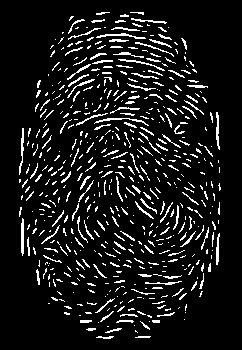
#> input picture Fingerprint module/filterimg1.jpg, 242 x 350 px
$ python -i code2.py   (imports and definitions only)   (older library calls are emulated)
#> lines starting #> are read from the running program, lines starting #| are printed output that depends on the picture; after the words box and inside, x2 and y2 are one past the last pixel; in counts of white or black regions, pixels touching at a corner belong together
import cv2
import numpy as np
import skimage.morphology
import skimage
import scipy
from skimage.morphology import convex_hull_image, erosion
from skimage.morphology import square

def getpoints(img, mask):
    img = img == 255;
    (rows, cols) = img.shape;
    Term = np.zeros(img.shape);
    Bif = np.zeros(img.shape);
    aa=(cols-100)/2
    for i in range(125,rows-125):
        for j in range(100,cols-100):
            if(img[i][j] == 1):
                block = img[i-1:i+2,j-1:j+2];
                block_val = np.sum(block);
                if(block_val == 2):
                    Term[i,j] = 1;
                elif(block_val == 4):
                    Bif[i,j] = 1;
    mask = convex_hull_image(mask>0)
    mask = erosion(mask, square(5))
    minutiaeTerm = np.uint8(mask)*Term
    return(Term, Bif)

def BadMinutiae(minutiaeList, img, thresh):
    img = img * 0;
    SpuriousMin = [];
    numPoints = len(minutiaeList);
    D = np.zeros((numPoints, numPoints))
    for i in range(1,numPoints):
        for j in range(0, i):
            (X1,Y1) = minutiaeList[i]['centroid']
            (X2,Y2) = minutiaeList[j]['centroid']
            dist = np.sqrt((X2-X1)**2 + (Y2-Y1)**2);
            D[i][j] = dist
            if(dist < thresh):
                SpuriousMin.append(i)
                SpuriousMin.append(j)
    SpuriousMin = np.unique(SpuriousMin)
    for i in range(0,numPoints):
        if(not i in SpuriousMin):
            (X,Y) = np.int16(minutiaeList[i]['centroid']);
            img[X,Y] = 1;
    img = np.uint8(img);
    return(img)


def main():

    img = cv2.imread('filterimg1.jpg',0);
#> img is the input picture: shape (350, 242); min 0, max 255, mean 26.2
    #cv2.imshow('assadaad',img);
    img = np.uint8(img>128);
#> img: shape (350, 242); values 0 (black) and 1 (white), 9.6% white in thin lines or dots, all inside (x1, y1, x2, y2) = (19, 12, 221, 339)
    #cv2.imshow('assadd',img);
    skel = skimage.morphology.skeletonize(img)
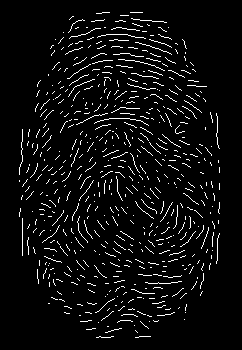
#> skel: shape (350, 242) bool; 5.2% white in thin lines or dots, all inside (x1, y1, x2, y2) = (19, 12, 220, 338)
    skel = np.uint8(skel)*255;
    #cv2.imshow('assadd',skel);
    mask = img*255;
    (Term, Bif) = getpoints(skel, mask);
#> after the loop in getpoints, `for i in range(125,rows-125):`: Bif: shape (350, 242) float64; every value is 0
#> after the loop in getpoints, `for i in range(125,rows-125):`:
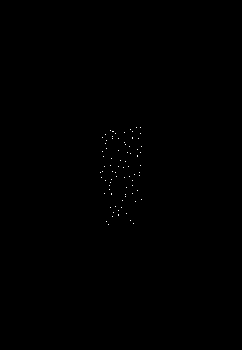
#> Term: shape (350, 242) float64; values 0 (black) and 1 (white), 0.1% white in thin lines or dots, all inside (x1, y1, x2, y2) = (100, 127, 142, 225)
#> in getpoints, `mask = convex_hull_image(mask>0)`: mask: shape (350, 242) bool; 65.3% white; 1 black region, box (x1, y1, x2, y2) and area: (0, 0, 242, 350) 29409
#> in getpoints, `mask = erosion(mask, square(5))`:
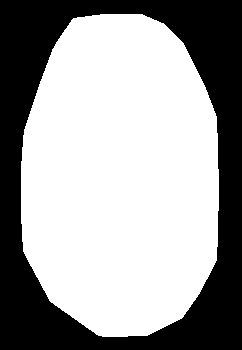
#> mask: shape (350, 242) bool; 62.8% white; 1 black region

    #cv2.imshow('assdd',minutiaeTerm);
    #cv2.imshow('assdasdd',minutiaeBif);
    Term = skimage.measure.label(Term, 8);
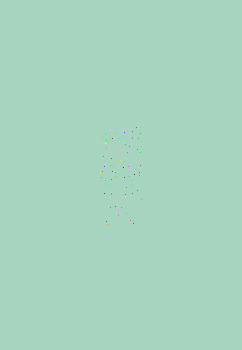
#> Term: shape (350, 242) int64; 81 distinct labels, from 1 to 81; one colour per label, 0 black
    RP = skimage.measure.regionprops(Term)
#> RP = 81 regions; largest, box (x1, y1, x2, y2) and area: (0, 0, 242, 350) 84615, (112, 131, 114, 132) 2, (132, 137, 133, 139) 2, (137, 155, 138, 157) 2, (111, 193, 112, 195) 2
    Term = BadMinutiae(RP, np.uint8(img), 10);
#> in BadMinutiae, `img = img * 0;`: img: shape (350, 242); every value is 0
#> in BadMinutiae, `numPoints = len(minutiaeList);`: numPoints = 81
#> after the loop in BadMinutiae, `for i in range(1,numPoints):`:
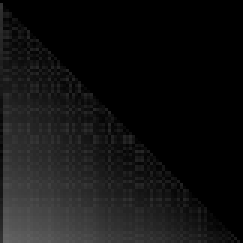
#> D: shape (81, 81) float64 (shown 3 times larger); min 0, max 102.1, mean 18.6
#> after the loop in BadMinutiae, `for i in range(1,numPoints):`: SpuriousMin = 380 values, max 80 at index 376, min 0 at index 169, mean 37.72
#> in BadMinutiae, `SpuriousMin = np.unique(SpuriousMin)`: SpuriousMin = 81 values from 0 to 80
    BifLabel = skimage.measure.label(Bif, 8);
#> BifLabel: shape (350, 242) int64; every value is 1
    TermLabel = skimage.measure.label(Term, 8);
    Bif = Bif * 0;
    Term = Term * 0;

    (rows, cols) = skel.shape
#> rows = 350; cols = 242
    DispImg = np.zeros((rows,cols,3), np.uint8)
    DispImg[:,:,0] = skel; DispImg[:,:,1] = skel; DispImg[:,:,2] = skel;
#> after `DispImg[:, :, 2] = skel`:
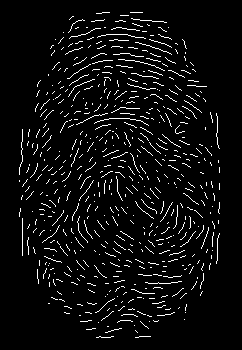
#> DispImg: shape (350, 242, 3); 5.2% white in thin lines or dots, all inside (x1, y1, x2, y2) = (19, 12, 220, 338)
    RP = skimage.measure.regionprops(BifLabel)
#> RP = 1 regions; box (x1, y1, x2, y2) and area: (0, 0, 242, 350) 84700
    x=[]
    y=[]
    x1=[]
    y1=[]
    for i in RP:
        (row, col) = np.int16(np.round(i['Centroid']))
        x.append(col);
        y.append(row);

        Bif[row, col] = 1;
        #print row, col, '\n\n'
        (rr, cc) = skimage.draw.circle_perimeter(row, col, 3);
        skimage.draw.set_color(DispImg, (rr,cc), (255,0,0));
#> this loop made 1 pass
#> (row, col) on pass 1: (174, 120)
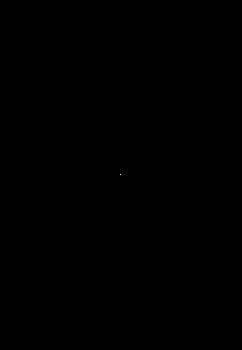
#> Bif: shape (350, 242) float64; values 0 (black) and 1 (white), 0% white in thin lines or dots, all inside (x1, y1, x2, y2) = (120, 174, 121, 175)
#> DispImg: shape (350, 242, 3); 0.02% of pixels changed, all inside (x1, y1, x2, y2) = (117, 171, 124, 178)
#> after the loop, x = [120]; y = [174]
    RP = skimage.measure.regionprops(TermLabel)
    for i in RP:
        (row, col) = np.int16(np.round(i['Centroid']))
        Term[row, col] = 1;
        x1.append(col);
        y1.append(row);
        (rr, cc) = skimage.draw.circle_perimeter(row, col, 3);
        skimage.draw.set_color(DispImg, (rr,cc), (0, 0, 255));
#> DispImg: shape (350, 242, 3); mean of channels 0, 1, 2 13.2, 13.2, 13.2
#> after the loop, x1 = [120]; y1 = [174]
    # [5 lines of commented-out code are left out]
    scipy.misc.imsave('image4.png',DispImg);
    #cv2.waitKey(0)


    return (x,y,x1,y1);


>>> result = main()
#> result = ([120], [174], [120], [174])

$ run again, with Fingerprint module/f1.jpg copied over Fingerprint module/filterimg1.jpg
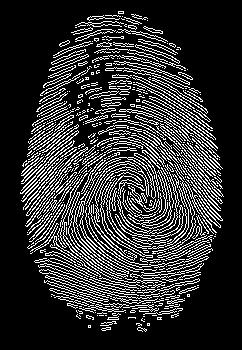
#> input picture Fingerprint module/f1.jpg, 242 x 350 px
#> in main, img is the input picture: shape (350, 242); min 0, max 255, mean 50.2
#> in getpoints, `mask = erosion(mask, square(5))`:
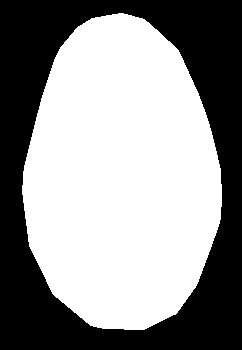
#> mask: shape (350, 242) bool; 57.5% white; 1 black region
#> in main, `RP = skimage.measure.regionprops(Term)`: RP = 115 regions; largest, box (x1, y1, x2, y2) and area: (0, 0, 242, 350) 84582, (137, 168, 139, 170) 2, (100, 171, 102, 173) 2, (128, 185, 130, 186) 2, (118, 192, 119, 194) 2
#> numPoints = 115
#> after the loop in BadMinutiae, `for i in range(1,numPoints):`: SpuriousMin = 1120 values, max 114 at index 1108, min 0 at index 737, mean 54.17
#> in BadMinutiae, `SpuriousMin = np.unique(SpuriousMin)`: SpuriousMin = 114 values from 0 to 114
#> the loop in BadMinutiae, `for i in range(0,numPoints):` made 115 passes
#> (X, Y) on pass 103: (204, 103)
#> BifLabel: shape (350, 242) int64; 35 distinct labels, from 1 to 35
#> TermLabel: shape (350, 242) int64; values 1 (black) and 2 (white), 0% white in thin lines or dots, all inside (x1, y1, x2, y2) = (103, 204, 104, 205)
#> in main, `RP = skimage.measure.regionprops(BifLabel)`: RP = 35 regions; largest, box (x1, y1, x2, y2) and area: (0, 0, 242, 350) 84639, (113, 138, 115, 140) 3, (115, 153, 117, 155) 3, (140, 170, 142, 172) 3, (134, 189, 135, 192) 3
#> the loop in main, `for i in RP:` made 35 passes
#> (row, col) on passes 1 to 8: (175, 120), (130, 136), (130, 107), (132, 102), (131, 104), (132, 114), (132, 128), (137, 119)
#> after the loop in main, `for i in RP:`:
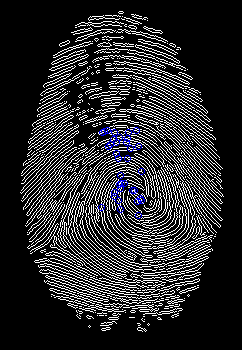
#> DispImg: shape (350, 242, 3); mean of channels 0, 1, 2 44, 42.5, 42.5; drawn as B, G, R
#> after the loop in main, `for i in RP:`: x = 35 values, max 141 at index 19, min 101 at index 32, mean 122.1; y = 35 values, max 215 at index 34, min 130 at index 1, mean 166.3
#> in main, `RP = skimage.measure.regionprops(TermLabel)`: RP = 2 regions; box (x1, y1, x2, y2) and area: (0, 0, 242, 350) 84699, (103, 204, 104, 205) 1
#> the loop in main, `for i in RP:` made 2 passes
#> (row, col) on passes 1 to 2: (174, 121), (204, 103)
#> after the loop in main, `for i in RP:`: x1 = [121, 103]; y1 = [174, 204]
